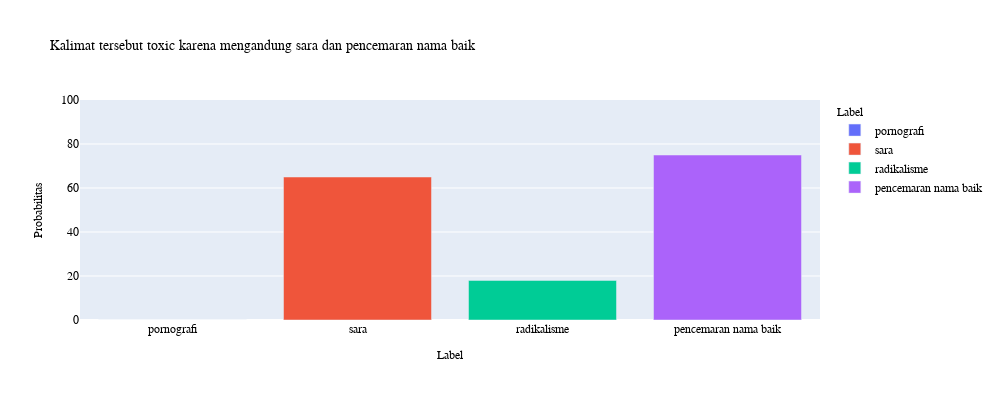

Write notebook code for a chart like this one.
### Code cell
# Kalimat uji
test_sentence = input('Masukkan Kalimat: ')
test_sentence = tf_idf.transform([preprocess_text(test_sentence)])

# Melakukan prediksi dengan kalimat uji
predicted_labels = loaded_model.predict(test_sentence)

# Membuat kalimat output
output_sentence = "Kalimat tersebut toxic karena mengandung "

# Membuat list untuk label yang diprediksi positif
predicted_positive_labels = [labels[i] for i in range(len(labels)) if predicted_labels[0][i] == 1]

# Format output sesuai dengan label yang diprediksi
if predicted_positive_labels:
    if len(predicted_positive_labels) == 1:
        output_sentence += predicted_positive_labels[0]
    else:
        output_sentence += ", ".join(predicted_positive_labels[:-1])
        output_sentence += " dan " + predicted_positive_labels[-1]
else:
    output_sentence = "Kalimat tersebut tidak toxic"

# Mengambil probabilitas dari model
probabilities = rf_pipeline.predict_proba(test_sentence)
proba_list = []
for proba in probabilities:
    value = proba[0][1]*100
    proba_list.append(value)

# Membuat dataframe untuk plot
prob_df = pd.DataFrame({'Label': labels, 'Probabilitas': proba_list})

# Membuat plot bar untuk probabilitas
fig = px.bar(prob_df, x='Label', y='Probabilitas', title=output_sentence, width=1000, height=400, color='Label')
fig.update_layout(
    font_family="Montserrat",
    font_color="black",
    font_size=12,
    title_font_size=14,
    xaxis_title_font_size=12,
    yaxis_title_font_size=12,
    legend_title_font_size=12)
fig.update_yaxes(range=[0, 100])
hovertemp = "<b>Label: </b> %{x} <br>"
hovertemp += "<b>Probabilitas: </b> %{y}<extra></extra>%"
fig.update_traces(hovertemplate=hovertemp)

# Menampilkan plot
fig.show()

### Figure 1 — Plotly figure (JSON) as saved in the notebook; plotly's stock layout.template omitted (floating-point values rounded to 4 significant figures)
{"data": [{"alignmentgroup": "True", "hovertemplate": "<b>Label: </b> %{x} <br><b>Probabilitas: </b> %{y}<extra></extra>%", "legendgroup": "pornografi", "marker": {"color": "#636efa", "pattern": {"shape": ""}}, "name": "pornografi", "offsetgroup": "pornografi", "orientation": "v", "showlegend": true, "textposition": "auto", "type": "bar", "x": ["pornografi"], "xaxis": "x", "y": [0], "yaxis": "y"}, {"alignmentgroup": "True", "hovertemplate": "<b>Label: </b> %{x} <br><b>Probabilitas: </b> %{y}<extra></extra>%", "legendgroup": "sara", "marker": {"color": "#EF553B", "pattern": {"shape": ""}}, "name": "sara", "offsetgroup": "sara", "orientation": "v", "showlegend": true, "textposition": "auto", "type": "bar", "x": ["sara"], "xaxis": "x", "y": [65], "yaxis": "y"}, {"alignmentgroup": "True", "hovertemplate": "<b>Label: </b> %{x} <br><b>Probabilitas: </b> %{y}<extra></extra>%", "legendgroup": "radikalisme", "marker": {"color": "#00cc96", "pattern": {"shape": ""}}, "name": "radikalisme", "offsetgroup": "radikalisme", "orientation": "v", "showlegend": true, "textposition": "auto", "type": "bar", "x": ["radikalisme"], "xaxis": "x", "y": [18], "yaxis": "y"}, {"alignmentgroup": "True", "hovertemplate": "<b>Label: </b> %{x} <br><b>Probabilitas: </b> %{y}<extra></extra>%", "legendgroup": "pencemaran nama baik", "marker": {"color": "#ab63fa", "pattern": {"shape": ""}}, "name": "pencemaran nama baik", "offsetgroup": "pencemaran nama baik", "orientation": "v", "showlegend": true, "textposition": "auto", "type": "bar", "x": ["pencemaran nama baik"], "xaxis": "x", "y": [75], "yaxis": "y"}], "layout": {"barmode": "relative", "font": {"color": "black", "family": "Montserrat", "size": 12}, "height": 400, "legend": {"title": {"font": {"size": 12}, "text": "Label"}, "tracegroupgap": 0}, "title": {"font": {"size": 14}, "text": "Kalimat tersebut toxic karena mengandung sara dan pencemaran nama baik"}, "width": 1000, "xaxis": {"anchor": "y", "categoryarray": ["pornografi", "sara", "radikalisme", "pencemaran nama baik"], "categoryorder": "array", "domain": [0, 1], "title": {"font": {"size": 12}, "text": "Label"}}, "yaxis": {"anchor": "x", "domain": [0, 1], "range": [0, 100], "title": {"font": {"size": 12}, "text": "Probabilitas"}}}}
